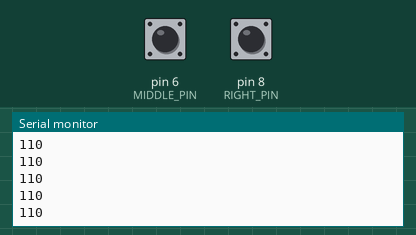
A sketch run on a simulated Arduino Uno, built with avr-gcc and run on an emulated ATmega328P. Parts: the last lines printed to the serial monitor. Inputs (shaded band) come from the test bench; at power-on: pin 8 (RIGHT_PIN) HIGH, pin 6 (MIDDLE_PIN) HIGH. The audio player accepts every command and is not drawn.

Above: at 1.7 s.
1.8 s: pin 8 (RIGHT_PIN) pulled LOW for 0.15 s
At 2.18 s:
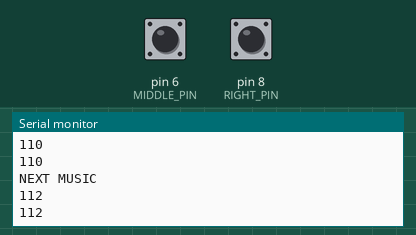
3.5 s: pin 8 (RIGHT_PIN) pulled LOW for 1 s
At 4.71 s:
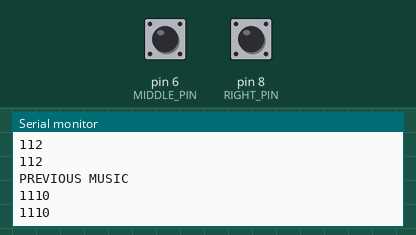
6.0 s: pin 6 (MIDDLE_PIN) pulsed LOW 2 times (0.12 s each, 0.3 s apart)
At 6.37 s:
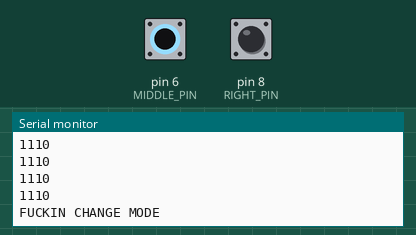
Timing chart, 0 to 9.0 s (numbered marks = the images above; inputs shaded):
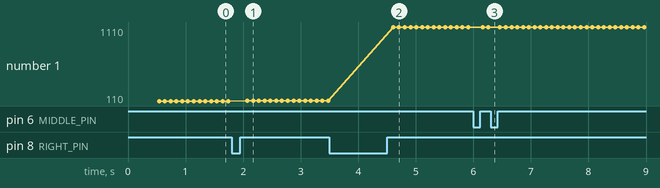

The sketch:

mp3.ino
```cpp
//Very much inspired by https://www.dfrobot.com/blog-1462.html by DFRobot Feb 26 2020
//Additions made by Just Baselmans https://www.youtube.com/justbaselmansYT Jan 23 2023

#include "SoftwareSerial.h"
#include "DFRobotDFPlayerMini.h"

#define MIDDLE_PIN 6
#define RIGHT_PIN 8

// Initialize software serial on pins 10 and 11
SoftwareSerial mySoftwareSerial(12, 10);  // RX, TX
DFRobotDFPlayerMini myDFPlayer;

int folder = 1;
int song = 1;

// each unit here corresponds to 100ms
int doubleclickBuffer = 0;
int rightholdBuffer = 0;

bool leftInput = false;
bool middleInput = false;
bool rightInput = false;

bool playing = false;
bool songMode = true; // if true, selecting songs. if false, selecting folders

void setup() {
  //setting up pins
  pinMode(MIDDLE_PIN, INPUT_PULLUP);
  pinMode(RIGHT_PIN, INPUT_PULLUP);

  // Serial communication with the module
  mySoftwareSerial.begin(9600);

  // Initialize Arduino serial
  Serial.begin(115200);

  Serial.println();
  Serial.println(F("DFRobot DFPlayer Mini"));
  Serial.println(F("Initializing DFPlayer module ... Wait!"));

  if (!myDFPlayer.begin(mySoftwareSerial)) {
    Serial.println(F("Not initialized:"));
    Serial.println(F("1. Check the DFPlayer Mini connections"));
    Serial.println(F("2. Insert an SD card"));
    while (true) {
      delay(100);
    }
  }

  Serial.println();
  Serial.println(F("DFPlayer Mini module initialized!"));

  myDFPlayer.setTimeOut(500);
  myDFPlayer.volume(15);
  myDFPlayer.EQ(0);

  changeMusic();
}

void changeMusic() {
  myDFPlayer.playFolder(folder, song);
  playing = true;
}

void loop() {

  middleInput = !digitalRead(MIDDLE_PIN);
  rightInput = !digitalRead(RIGHT_PIN);

  // ---------------- MIDDLE BUTTON ----------------

  if (middleInput) {

    if (doubleclickBuffer > 0) {
      Serial.println("FUCKIN CHANGE MODE");
      songMode = !songMode;
      doubleclickBuffer = 0;

      while (!digitalRead(MIDDLE_PIN)) {
        delay(50);
      }

      return;
    }

    if (playing) {
      playing = false;
      myDFPlayer.pause();
    } else {
      playing = true;
      myDFPlayer.start();
    }

    while (!digitalRead(MIDDLE_PIN)) {
      delay(50);
    }

    doubleclickBuffer = 7;
  }

  // ---------------- RIGHT BUTTON ----------------

  if (rightInput) {

    bool holdTriggered = false;
    rightholdBuffer = 0;

    while (!digitalRead(RIGHT_PIN)) {

      delay(100);
      rightholdBuffer++;

      if (!holdTriggered && rightholdBuffer >= 10) {

        holdTriggered = true;

        Serial.println("PREVIOUS MUSIC");

        if (songMode) {
          song = max(song - 1, 1);
        } else {
          folder = max(folder - 1, 1);
          song = 1;
        }

        changeMusic();
      }
    }

    if (!holdTriggered) {

      Serial.println("NEXT MUSIC");

      if (songMode) {
        song = min(song + 1, 99);
      } else {
        folder = min(folder + 1, 99);
        song = 1;
      }

      changeMusic();
    }
  }

  // ---------------- BUFFERS ----------------

  doubleclickBuffer = max(doubleclickBuffer - 1, 0);

  Serial.print(digitalRead(MIDDLE_PIN));
  Serial.print(digitalRead(RIGHT_PIN));
  Serial.println(rightholdBuffer);

  delay(100);
}
```

Measured:
- after the input at 1.8 s, the serial monitor: prints a new line after 0.24 s (image 1)
- after the input at 3.5 s, the serial monitor: prints a new line after 1.1 s (image 2)
- after the input at 6.0 s, the serial monitor: prints a new line after 0.36 s (image 3)
- plotted number 1: 110 → 112 after the input at 1.8 s, 112 → 1110 after the input at 3.5 s
